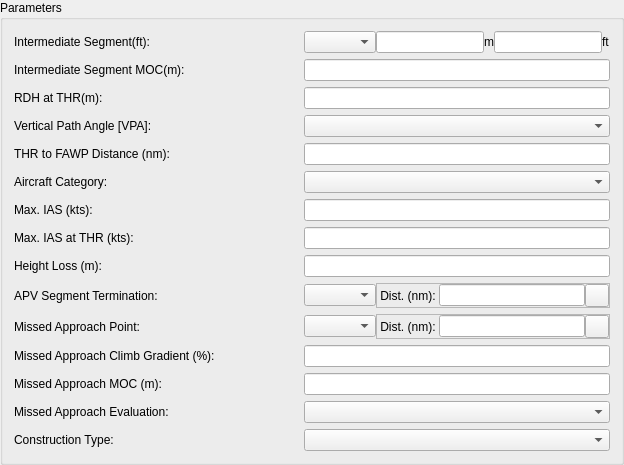
              <widget class="QGroupBox" name="groupBox_20">
               <property name="title">
                <string>Parameters</string>
               </property>
               <layout class="QVBoxLayout" name="verticalLayout_3">
                <item>
                 <widget class="QFrame" name="frame_53">
                  <property name="frameShape">
                   <enum>QFrame::NoFrame</enum>
                  </property>
                  <property name="frameShadow">
                   <enum>QFrame::Raised</enum>
                  </property>
                  <layout class="QHBoxLayout" name="horizontalLayout_46">
                   <property name="spacing">
                    <number>0</number>
                   </property>
                   <property name="margin">
                    <number>0</number>
                   </property>
                   <item>
                    <widget class="QLabel" name="label_54">
                     <property name="minimumSize">
                      <size>
                       <width>290</width>
                       <height>0</height>
                      </size>
                     </property>
                     <property name="font">
                      <font>
                       <weight>50</weight>
                       <bold>false</bold>
                      </font>
                     </property>
                     <property name="text">
                      <string>Intermediate Segment(ft):</string>
                     </property>
                    </widget>
                   </item>
                   <item>
                    <widget class="QComboBox" name="cmbISType">
                     <property name="font">
                      <font>
                       <weight>50</weight>
                       <bold>false</bold>
                      </font>
                     </property>
                    </widget>
                   </item>
                   <item>
                    <widget class="QLineEdit" name="txtISHeightM"/>
                   </item>
                   <item>
                    <widget class="QLabel" name="label_2">
                     <property name="text">
                      <string>m</string>
                     </property>
                    </widget>
                   </item>
                   <item>
                    <widget class="QLineEdit" name="txtISHeight">
                     <property name="font">
                      <font>
                       <weight>50</weight>
                       <bold>false</bold>
                      </font>
                     </property>
                    </widget>
                   </item>
                   <item>
                    <widget class="QLabel" name="label">
                     <property name="text">
                      <string>ft</string>
                     </property>
                    </widget>
                   </item>
                  </layout>
                 </widget>
                </item>
                <item>
                 <widget class="QFrame" name="frame_54">
                  <property name="frameShape">
                   <enum>QFrame::NoFrame</enum>
                  </property>
                  <property name="frameShadow">
                   <enum>QFrame::Raised</enum>
                  </property>
                  <layout class="QHBoxLayout" name="horizontalLayout_47">
                   <property name="spacing">
                    <number>0</number>
                   </property>
                   <property name="margin">
                    <number>0</number>
                   </property>
                   <item>
                    <widget class="QLabel" name="label_55">
                     <property name="minimumSize">
                      <size>
                       <width>290</width>
                       <height>0</height>
                      </size>
                     </property>
                     <property name="font">
                      <font>
                       <weight>50</weight>
                       <bold>false</bold>
                      </font>
                     </property>
                     <property name="text">
                      <string>Intermediate Segment MOC(m):</string>
                     </property>
                    </widget>
                   </item>
                   <item>
                    <widget class="QLineEdit" name="txtISMoc">
                     <property name="font">
                      <font>
                       <weight>50</weight>
                       <bold>false</bold>
                      </font>
                     </property>
                    </widget>
                   </item>
                  </layout>
                 </widget>
                </item>
                <item>
                 <widget class="QFrame" name="frame_55">
                  <property name="frameShape">
                   <enum>QFrame::NoFrame</enum>
                  </property>
                  <property name="frameShadow">
                   <enum>QFrame::Raised</enum>
                  </property>
                  <layout class="QHBoxLayout" name="horizontalLayout_48">
                   <property name="spacing">
                    <number>0</number>
                   </property>
                   <property name="margin">
                    <number>0</number>
                   </property>
                   <item>
                    <widget class="QLabel" name="label_56">
                     <property name="minimumSize">
                      <size>
                       <width>290</width>
                       <height>0</height>
                      </size>
                     </property>
                     <property name="font">
                      <font>
                       <weight>50</weight>
                       <bold>false</bold>
                      </font>
                     </property>
                     <property name="text">
                      <string>RDH at THR(m):</string>
                     </property>
                    </widget>
                   </item>
                   <item>
                    <widget class="QLineEdit" name="txtRDHatTHR">
                     <property name="font">
                      <font>
                       <weight>50</weight>
                       <bold>false</bold>
                      </font>
                     </property>
                    </widget>
                   </item>
                  </layout>
                 </widget>
                </item>
                <item>
                 <widget class="QFrame" name="frame_56">
                  <property name="frameShape">
                   <enum>QFrame::NoFrame</enum>
                  </property>
                  <property name="frameShadow">
                   <enum>QFrame::Raised</enum>
                  </property>
                  <layout class="QHBoxLayout" name="horizontalLayout_49">
                   <property name="spacing">
                    <number>0</number>
                   </property>
                   <property name="margin">
                    <number>0</number>
                   </property>
                   <item>
                    <widget class="QLabel" name="label_57">
                     <property name="minimumSize">
                      <size>
                       <width>290</width>
                       <height>0</height>
                      </size>
                     </property>
                     <property name="font">
                      <font>
                       <weight>50</weight>
                       <bold>false</bold>
                      </font>
                     </property>
                     <property name="text">
                      <string>Vertical Path Angle [VPA]:</string>
                     </property>
                    </widget>
                   </item>
                   <item>
                    <widget class="QComboBox" name="cmbVerticalPathAngle">
                     <property name="sizePolicy">
                      <sizepolicy hsizetype="Expanding" vsizetype="Fixed">
                       <horstretch>0</horstretch>
                       <verstretch>0</verstretch>
                      </sizepolicy>
                     </property>
                     <property name="font">
                      <font>
                       <weight>50</weight>
                       <bold>false</bold>
                      </font>
                     </property>
                    </widget>
                   </item>
                  </layout>
                 </widget>
                </item>
                <item>
                 <widget class="QFrame" name="frame_57">
                  <property name="frameShape">
                   <enum>QFrame::NoFrame</enum>
                  </property>
                  <property name="frameShadow">
                   <enum>QFrame::Raised</enum>
                  </property>
                  <layout class="QHBoxLayout" name="horizontalLayout_50">
                   <property name="spacing">
                    <number>0</number>
                   </property>
                   <property name="margin">
                    <number>0</number>
                   </property>
                   <item>
                    <widget class="QLabel" name="label_58">
                     <property name="minimumSize">
                      <size>
                       <width>290</width>
                       <height>0</height>
                      </size>
                     </property>
                     <property name="font">
                      <font>
                       <weight>50</weight>
                       <bold>false</bold>
                      </font>
                     </property>
                     <property name="text">
                      <string>THR to FAWP Distance (nm):</string>
                     </property>
                    </widget>
                   </item>
                   <item>
                    <widget class="QLineEdit" name="txtTHRtoFAWP">
                     <property name="font">
                      <font>
                       <weight>50</weight>
                       <bold>false</bold>
                      </font>
                     </property>
                    </widget>
                   </item>
                  </layout>
                 </widget>
                </item>
                <item>
                 <widget class="QFrame" name="frame_58">
                  <property name="frameShape">
                   <enum>QFrame::NoFrame</enum>
                  </property>
                  <property name="frameShadow">
                   <enum>QFrame::Raised</enum>
                  </property>
                  <layout class="QHBoxLayout" name="horizontalLayout_51">
                   <property name="spacing">
                    <number>0</number>
                   </property>
                   <property name="margin">
                    <number>0</number>
                   </property>
                   <item>
                    <widget class="QLabel" name="label_59">
                     <property name="minimumSize">
                      <size>
                       <width>290</width>
                       <height>0</height>
                      </size>
                     </property>
                     <property name="font">
                      <font>
                       <weight>50</weight>
                       <bold>false</bold>
                      </font>
                     </property>
                     <property name="text">
                      <string>Aircraft Category:</string>
                     </property>
                    </widget>
                   </item>
                   <item>
                    <widget class="QComboBox" name="cmbAircraftCategory">
                     <property name="sizePolicy">
                      <sizepolicy hsizetype="Expanding" vsizetype="Fixed">
                       <horstretch>0</horstretch>
                       <verstretch>0</verstretch>
                      </sizepolicy>
                     </property>
                     <property name="font">
                      <font>
                       <weight>50</weight>
                       <bold>false</bold>
                      </font>
                     </property>
                    </widget>
                   </item>
                  </layout>
                 </widget>
                </item>
                <item>
                 <widget class="QFrame" name="frame_59">
                  <property name="frameShape">
                   <enum>QFrame::NoFrame</enum>
                  </property>
                  <property name="frameShadow">
                   <enum>QFrame::Raised</enum>
                  </property>
                  <layout class="QHBoxLayout" name="horizontalLayout_52">
                   <property name="spacing">
                    <number>0</number>
                   </property>
                   <property name="margin">
                    <number>0</number>
                   </property>
                   <item>
                    <widget class="QLabel" name="label_60">
                     <property name="minimumSize">
                      <size>
                       <width>290</width>
                       <height>0</height>
                      </size>
                     </property>
                     <property name="font">
                      <font>
                       <weight>50</weight>
                       <bold>false</bold>
                      </font>
                     </property>
                     <property name="text">
                      <string>Max. IAS (kts):</string>
                     </property>
                    </widget>
                   </item>
                   <item>
                    <widget class="QLineEdit" name="txtMaxIAS">
                     <property name="font">
                      <font>
                       <weight>50</weight>
                       <bold>false</bold>
                      </font>
                     </property>
                    </widget>
                   </item>
                  </layout>
                 </widget>
                </item>
                <item>
                 <widget class="QFrame" name="frame_64">
                  <property name="frameShape">
                   <enum>QFrame::NoFrame</enum>
                  </property>
                  <property name="frameShadow">
                   <enum>QFrame::Raised</enum>
                  </property>
                  <layout class="QHBoxLayout" name="horizontalLayout_57">
                   <property name="spacing">
                    <number>0</number>
                   </property>
                   <property name="margin">
                    <number>0</number>
                   </property>
                   <item>
                    <widget class="QLabel" name="label_67">
                     <property name="minimumSize">
                      <size>
                       <width>290</width>
                       <height>0</height>
                      </size>
                     </property>
                     <property name="font">
                      <font>
                       <weight>50</weight>
                       <bold>false</bold>
                      </font>
                     </property>
                     <property name="text">
                      <string>Max. IAS at THR (kts):</string>
                     </property>
                    </widget>
                   </item>
                   <item>
                    <widget class="QLineEdit" name="txtMaxIASatTHR">
                     <property name="font">
                      <font>
                       <weight>50</weight>
                       <bold>false</bold>
                      </font>
                     </property>
                    </widget>
                   </item>
                  </layout>
                 </widget>
                </item>
                <item>
                 <widget class="QFrame" name="frame_62">
                  <property name="frameShape">
                   <enum>QFrame::NoFrame</enum>
                  </property>
                  <property name="frameShadow">
                   <enum>QFrame::Raised</enum>
                  </property>
                  <layout class="QHBoxLayout" name="horizontalLayout_55">
                   <property name="spacing">
                    <number>0</number>
                   </property>
                   <property name="margin">
                    <number>0</number>
                   </property>
                   <item>
                    <widget class="QLabel" name="label_64">
                     <property name="minimumSize">
                      <size>
                       <width>290</width>
                       <height>0</height>
                      </size>
                     </property>
                     <property name="font">
                      <font>
                       <weight>50</weight>
                       <bold>false</bold>
                      </font>
                     </property>
                     <property name="text">
                      <string>Height Loss (m):</string>
                     </property>
                    </widget>
                   </item>
                   <item>
                    <widget class="QLineEdit" name="txtHeightLoss">
                     <property name="font">
                      <font>
                       <weight>50</weight>
                       <bold>false</bold>
                      </font>
                     </property>
                    </widget>
                   </item>
                  </layout>
                 </widget>
                </item>
                <item>
                 <widget class="QFrame" name="frame_61">
                  <property name="frameShape">
                   <enum>QFrame::NoFrame</enum>
                  </property>
                  <property name="frameShadow">
                   <enum>QFrame::Raised</enum>
                  </property>
                  <layout class="QHBoxLayout" name="horizontalLayout_54">
                   <property name="spacing">
                    <number>0</number>
                   </property>
                   <property name="margin">
                    <number>0</number>
                   </property>
                   <item>
                    <widget class="QLabel" name="label_62">
                     <property name="minimumSize">
                      <size>
                       <width>290</width>
                       <height>0</height>
                      </size>
                     </property>
                     <property name="font">
                      <font>
                       <weight>50</weight>
                       <bold>false</bold>
                      </font>
                     </property>
                     <property name="text">
                      <string>APV Segment Termination:</string>
                     </property>
                    </widget>
                   </item>
                   <item>
                    <widget class="QComboBox" name="cmbAPV">
                     <property name="font">
                      <font>
                       <weight>50</weight>
                       <bold>false</bold>
                      </font>
                     </property>
                    </widget>
                   </item>
                   <item>
                    <widget class="QFrame" name="frame_APV">
                     <property name="frameShape">
                      <enum>QFrame::StyledPanel</enum>
                     </property>
                     <property name="frameShadow">
                      <enum>QFrame::Raised</enum>
                     </property>
                     <layout class="QHBoxLayout" name="horizontalLayout_5">
                      <property name="spacing">
                       <number>0</number>
                      </property>
                      <property name="margin">
                       <number>0</number>
                      </property>
                      <item>
                       <widget class="QLabel" name="label_63">
                        <property name="font">
                         <font>
                          <weight>50</weight>
                          <bold>false</bold>
                         </font>
                        </property>
                        <property name="text">
                         <string> Dist. (nm): </string>
                        </property>
                       </widget>
                      </item>
                      <item>
                       <widget class="QLineEdit" name="txtAPV">
                        <property name="enabled">
                         <bool>true</bool>
                        </property>
                        <property name="font">
                         <font>
                          <weight>50</weight>
                          <bold>false</bold>
                         </font>
                        </property>
                       </widget>
                      </item>
                      <item>
                       <widget class="QToolButton" name="btnAPV">
                        <property name="minimumSize">
                         <size>
                          <width>0</width>
                          <height>23</height>
                         </size>
                        </property>
                        <property name="text">
                         <string/>
                        </property>
                        <property name="icon">
                         <iconset>
                          <normaloff>:/gnss_item/coordinate_capture.png</normaloff>:/gnss_item/coordinate_capture.png</iconset>
                        </property>
                       </widget>
                      </item>
                     </layout>
                    </widget>
                   </item>
                  </layout>
                 </widget>
                </item>
                <item>
                 <widget class="QFrame" name="frame_63">
                  <property name="frameShape">
                   <enum>QFrame::NoFrame</enum>
                  </property>
                  <property name="frameShadow">
                   <enum>QFrame::Raised</enum>
                  </property>
                  <layout class="QHBoxLayout" name="horizontalLayout_56">
                   <property name="spacing">
                    <number>0</number>
                   </property>
                   <property name="margin">
                    <number>0</number>
                   </property>
                   <item>
                    <widget class="QLabel" name="label_65">
                     <property name="minimumSize">
                      <size>
                       <width>290</width>
                       <height>0</height>
                      </size>
                     </property>
                     <property name="font">
                      <font>
                       <weight>50</weight>
                       <bold>false</bold>
                      </font>
                     </property>
                     <property name="text">
                      <string>Missed Approach Point:</string>
                     </property>
                    </widget>
                   </item>
                   <item>
                    <widget class="QComboBox" name="cmbMissedAppPoint">
                     <property name="font">
                      <font>
                       <weight>50</weight>
                       <bold>false</bold>
                      </font>
                     </property>
                    </widget>
                   </item>
                   <item>
                    <widget class="QFrame" name="frame_MissApPt">
                     <property name="enabled">
                      <bool>true</bool>
                     </property>
                     <property name="frameShape">
                      <enum>QFrame::StyledPanel</enum>
                     </property>
                     <property name="frameShadow">
                      <enum>QFrame::Raised</enum>
                     </property>
                     <layout class="QHBoxLayout" name="horizontalLayout_6">
                      <property name="spacing">
                       <number>0</number>
                      </property>
                      <property name="margin">
                       <number>0</number>
                      </property>
                      <item>
                       <widget class="QLabel" name="label_66">
                        <property name="font">
                         <font>
                          <weight>50</weight>
                          <bold>false</bold>
                         </font>
                        </property>
                        <property name="text">
                         <string> Dist. (nm): </string>
                        </property>
                       </widget>
                      </item>
                      <item>
                       <widget class="QLineEdit" name="txtMissedAppPoint">
                        <property name="font">
                         <font>
                          <weight>50</weight>
                          <bold>false</bold>
                         </font>
                        </property>
                        <property name="text">
                         <string/>
                        </property>
                       </widget>
                      </item>
                      <item>
                       <widget class="QToolButton" name="btnMAPoint">
                        <property name="minimumSize">
                         <size>
                          <width>0</width>
                          <height>23</height>
                         </size>
                        </property>
                        <property name="text">
                         <string/>
                        </property>
                        <property name="icon">
                         <iconset>
                          <normaloff>:/gnss_item/coordinate_capture.png</normaloff>:/gnss_item/coordinate_capture.png</iconset>
                        </property>
                       </widget>
                      </item>
                     </layout>
                    </widget>
                   </item>
                  </layout>
                 </widget>
                </item>
                <item>
                 <widget class="QFrame" name="frame_60">
                  <property name="frameShape">
                   <enum>QFrame::NoFrame</enum>
                  </property>
                  <property name="frameShadow">
                   <enum>QFrame::Raised</enum>
                  </property>
                  <layout class="QHBoxLayout" name="horizontalLayout_53">
                   <property name="spacing">
                    <number>0</number>
                   </property>
                   <property name="margin">
                    <number>0</number>
                   </property>
                   <item>
                    <widget class="QLabel" name="label_61">
                     <property name="minimumSize">
                      <size>
                       <width>290</width>
                       <height>0</height>
                      </size>
                     </property>
                     <property name="font">
                      <font>
                       <weight>50</weight>
                       <bold>false</bold>
                      </font>
                     </property>
                     <property name="text">
                      <string>Missed Approach Climb Gradient (%):</string>
                     </property>
                    </widget>
                   </item>
                   <item>
                    <widget class="QLineEdit" name="txtMissedAppClimb">
                     <property name="font">
                      <font>
                       <weight>50</weight>
                       <bold>false</bold>
                      </font>
                     </property>
                    </widget>
                   </item>
                  </layout>
                 </widget>
                </item>
                <item>
                 <widget class="QFrame" name="frame_66">
                  <property name="frameShape">
                   <enum>QFrame::NoFrame</enum>
                  </property>
                  <property name="frameShadow">
                   <enum>QFrame::Raised</enum>
                  </property>
                  <layout class="QHBoxLayout" name="horizontalLayout_59">
                   <property name="spacing">
                    <number>0</number>
                   </property>
                   <property name="margin">
                    <number>0</number>
                   </property>
                   <item>
                    <widget class="QLabel" name="label_69">
                     <property name="minimumSize">
                      <size>
                       <width>290</width>
                       <height>0</height>
                      </size>
                     </property>
                     <property name="font">
                      <font>
                       <weight>50</weight>
                       <bold>false</bold>
                      </font>
                     </property>
                     <property name="text">
                      <string>Missed Approach MOC (m):</string>
                     </property>
                    </widget>
                   </item>
                   <item>
                    <widget class="QLineEdit" name="txtMissedAppMOC">
                     <property name="font">
                      <font>
                       <weight>50</weight>
                       <bold>false</bold>
                      </font>
                     </property>
                    </widget>
                   </item>
                  </layout>
                 </widget>
                </item>
                <item>
                 <widget class="QFrame" name="frame_65">
                  <property name="frameShape">
                   <enum>QFrame::NoFrame</enum>
                  </property>
                  <property name="frameShadow">
                   <enum>QFrame::Raised</enum>
                  </property>
                  <layout class="QHBoxLayout" name="horizontalLayout_58">
                   <property name="spacing">
                    <number>0</number>
                   </property>
                   <property name="margin">
                    <number>0</number>
                   </property>
                   <item>
                    <widget class="QLabel" name="label_68">
                     <property name="minimumSize">
                      <size>
                       <width>290</width>
                       <height>0</height>
                      </size>
                     </property>
                     <property name="font">
                      <font>
                       <weight>50</weight>
                       <bold>false</bold>
                      </font>
                     </property>
                     <property name="text">
                      <string>Missed Approach Evaluation:</string>
                     </property>
                    </widget>
                   </item>
                   <item>
                    <widget class="QComboBox" name="cmbMissedAppEvalution">
                     <property name="sizePolicy">
                      <sizepolicy hsizetype="Expanding" vsizetype="Fixed">
                       <horstretch>0</horstretch>
                       <verstretch>0</verstretch>
                      </sizepolicy>
                     </property>
                     <property name="font">
                      <font>
                       <weight>50</weight>
                       <bold>false</bold>
                      </font>
                     </property>
                    </widget>
                   </item>
                  </layout>
                 </widget>
                </item>
                <item>
                 <widget class="QFrame" name="frame_67">
                  <property name="frameShape">
                   <enum>QFrame::NoFrame</enum>
                  </property>
                  <property name="frameShadow">
                   <enum>QFrame::Raised</enum>
                  </property>
                  <layout class="QHBoxLayout" name="horizontalLayout_60">
                   <property name="spacing">
                    <number>0</number>
                   </property>
                   <property name="margin">
                    <number>0</number>
                   </property>
                   <item>
                    <widget class="QLabel" name="label_70">
                     <property name="minimumSize">
                      <size>
                       <width>290</width>
                       <height>0</height>
                      </size>
                     </property>
                     <property name="font">
                      <font>
                       <weight>50</weight>
                       <bold>false</bold>
                      </font>
                     </property>
                     <property name="text">
                      <string>Construction Type:</string>
                     </property>
                    </widget>
                   </item>
                   <item>
                    <widget class="QComboBox" name="cmbConstructionType">
                     <property name="sizePolicy">
                      <sizepolicy hsizetype="Expanding" vsizetype="Fixed">
                       <horstretch>0</horstretch>
                       <verstretch>0</verstretch>
                      </sizepolicy>
                     </property>
                     <property name="font">
                      <font>
                       <weight>50</weight>
                       <bold>false</bold>
                      </font>
                     </property>
                    </widget>
                   </item>
                  </layout>
                 </widget>
                </item>
               </layout>
              </widget>
